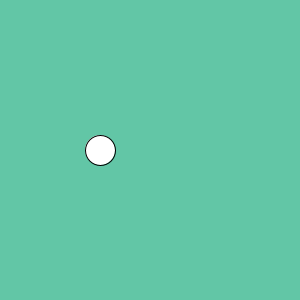
Frame 1 (no input)
Frame 60 (the mouse pressed at the canvas centre just before this capture): identical to frame 1, image omitted
Frame 120 (the mouse held since frame 60 and released just before this capture): identical to frame 1, image omitted

The Processing sketch that drew this single still picture (run headless with seeded random() and noise(); from frame 60 on, the mouse is pressed at the canvas centre):

// Processing sketch: week16_keyPressed_WASD_move
// ── week16_keyPressed_WASD_move.pde
void setup()
{
  size(300,300);
}
int x=100, y=150; //座標
void draw()
{
  background(#62C6A6);
  ellipse(x, y, 30, 30);
}
void keyPressed()//按鍵
{
  if( key=='w' ) y -= 2;
  if( key=='s' ) y += 2;
  if( key=='a' ) x -= 2;
  if( key=='d' ) x += 2;
}
